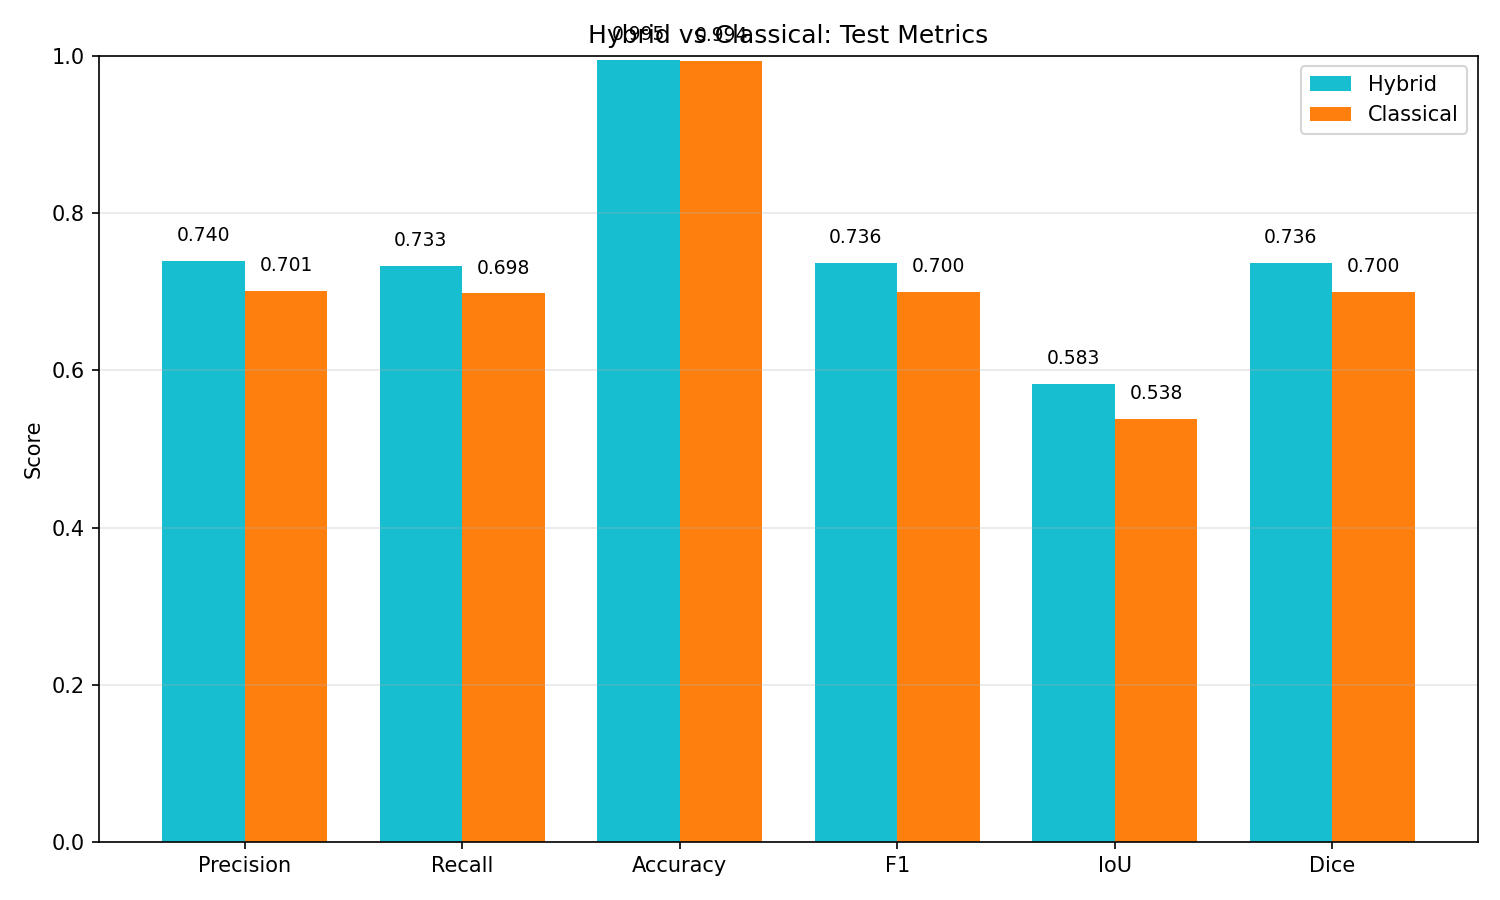

Source code (Python):
"""
Step 7 Both Metric: Display Combined Metrics Bar Chart (Hybrid vs Classical)

This mirrors step7c but displays the grouped bar chart instead of saving it.
It loads metrics JSONs from step7a (hybrid) and step7b (classical) and shows
Precision, Recall, Accuracy, F1, IoU, and Dice side-by-side.

Usage:
  python step7_both_metric.py \
    --hybrid-json artifacts/eval_metrics_hybrid_test.json \
    --classical-json artifacts/eval_metrics_classical_test.json \
    [--title "Hybrid vs Classical: Test Metrics"]
"""

from __future__ import annotations

import json
from pathlib import Path
import argparse

try:
    import matplotlib.pyplot as plt
except Exception:
    plt = None


DEFAULT_HYBRID_JSON = Path("artifacts/eval_metrics_hybrid_test.json")
DEFAULT_CLASSICAL_JSON = Path("artifacts/eval_metrics_classical_test.json")


def parse_args(argv=None):
    parser = argparse.ArgumentParser(description="Step 7 Both Metric: Display combined metrics bar chart")
    parser.add_argument("--hybrid-json", type=str, default=str(DEFAULT_HYBRID_JSON), help="Path to hybrid metrics JSON")
    parser.add_argument("--classical-json", type=str, default=str(DEFAULT_CLASSICAL_JSON), help="Path to classical metrics JSON")
    parser.add_argument("--title", type=str, default="Hybrid vs Classical: Test Metrics", help="Chart title")
    args, unknown = parser.parse_known_args(argv)
    if unknown:
        print(f"Ignoring unknown CLI args: {unknown}")
    return args


def load_metrics_json(path: Path) -> dict:
    if not path.exists():
        raise FileNotFoundError(f"Metrics JSON not found: {path}")
    with open(path, "r") as f:
        data = json.load(f)
    # Support either {"test": {...}} or direct metrics dict
    return data.get("test", data)


def display_combined_barchart(hybrid: dict, classical: dict, title: str):
    if plt is None:
        raise RuntimeError("matplotlib is required to plot the combined bar chart.")

    keys = ["precision", "recall", "accuracy", "f1", "iou", "dice"]
    labels = ["Precision", "Recall", "Accuracy", "F1", "IoU", "Dice"]
    h_vals = [float(hybrid.get(k, 0.0)) for k in keys]
    c_vals = [float(classical.get(k, 0.0)) for k in keys]

    x = list(range(len(keys)))
    width = 0.38

    plt.figure(figsize=(10, 6))
    hb = plt.bar([i - width/2 for i in x], h_vals, width=width, label="Hybrid", color="tab:cyan")
    cb = plt.bar([i + width/2 for i in x], c_vals, width=width, label="Classical", color="tab:orange")

    plt.xticks(x, labels)
    plt.ylim(0.0, 1.0)
    plt.ylabel("Score")
    plt.title(title)
    plt.grid(True, axis="y", alpha=0.3)
    plt.legend(loc="best")

    for b, v in zip(hb, h_vals):
        plt.text(b.get_x() + b.get_width()/2, v + 0.02, f"{v:.3f}", ha="center", va="bottom", fontsize=9)
    for b, v in zip(cb, c_vals):
        plt.text(b.get_x() + b.get_width()/2, v + 0.02, f"{v:.3f}", ha="center", va="bottom", fontsize=9)

    plt.tight_layout()
    print("Displaying combined metrics bar chart...")
    plt.show()


def main(args=None):
    args = parse_args(args)
    hybrid = load_metrics_json(Path(args.hybrid_json))
    classical = load_metrics_json(Path(args.classical_json))

    try:
        display_combined_barchart(hybrid, classical, args.title)
    except Exception as e:
        print(f"Error: could not display combined bar chart: {e}")


if __name__ == "__main__":
    main()
